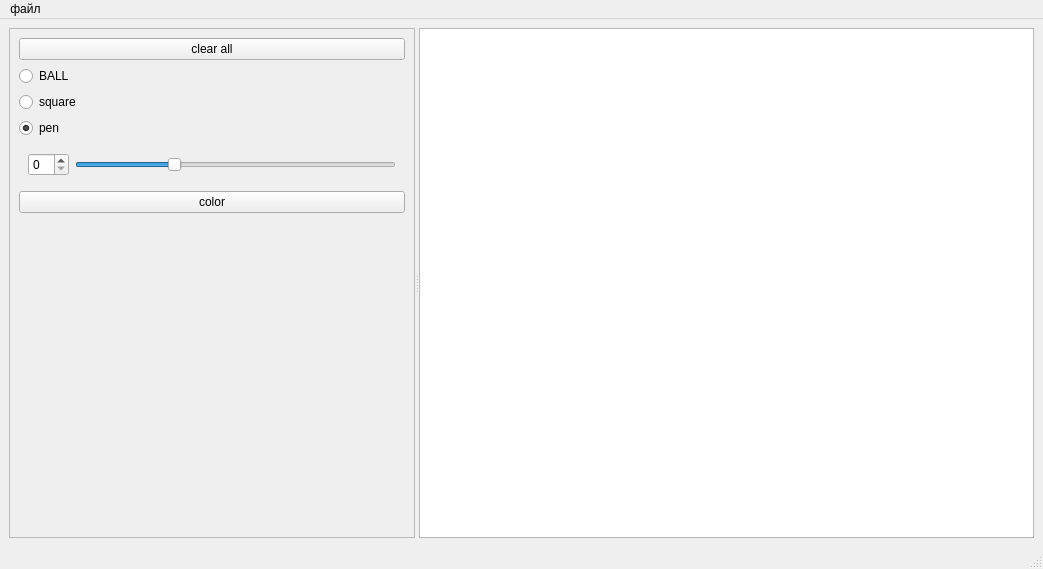
<?xml version="1.0" encoding="UTF-8"?>
<ui version="4.0">
 <class>MainWindow</class>
 <widget class="QMainWindow" name="MainWindow">
  <property name="geometry">
   <rect>
    <x>0</x>
    <y>0</y>
    <width>1043</width>
    <height>569</height>
   </rect>
  </property>
  <property name="windowTitle">
   <string>MainWindow</string>
  </property>
  <widget class="QWidget" name="centralwidget">
   <layout class="QGridLayout" name="gridLayout">
    <item row="0" column="0">
     <widget class="QSplitter" name="splitter">
      <property name="orientation">
       <enum>Qt::Horizontal</enum>
      </property>
      <property name="childrenCollapsible">
       <bool>false</bool>
      </property>
      <widget class="QFrame" name="frame">
       <property name="sizePolicy">
        <sizepolicy hsizetype="Fixed" vsizetype="Expanding">
         <horstretch>0</horstretch>
         <verstretch>0</verstretch>
        </sizepolicy>
       </property>
       <property name="minimumSize">
        <size>
         <width>150</width>
         <height>0</height>
        </size>
       </property>
       <property name="maximumSize">
        <size>
         <width>16777215</width>
         <height>16777215</height>
        </size>
       </property>
       <property name="frameShape">
        <enum>QFrame::StyledPanel</enum>
       </property>
       <property name="frameShadow">
        <enum>QFrame::Raised</enum>
       </property>
       <layout class="QVBoxLayout" name="verticalLayout_2">
        <item>
         <widget class="QPushButton" name="clear">
          <property name="text">
           <string>clear all</string>
          </property>
         </widget>
        </item>
        <item>
         <widget class="QRadioButton" name="elps">
          <property name="text">
           <string>BALL</string>
          </property>
         </widget>
        </item>
        <item>
         <widget class="QRadioButton" name="rect">
          <property name="text">
           <string>square</string>
          </property>
         </widget>
        </item>
        <item>
         <widget class="QRadioButton" name="pen">
          <property name="text">
           <string>pen</string>
          </property>
          <property name="checked">
           <bool>true</bool>
          </property>
         </widget>
        </item>
        <item>
         <widget class="QWidget" name="widget" native="true">
          <property name="sizePolicy">
           <sizepolicy hsizetype="Expanding" vsizetype="Fixed">
            <horstretch>0</horstretch>
            <verstretch>0</verstretch>
           </sizepolicy>
          </property>
          <layout class="QHBoxLayout" name="horizontalLayout">
           <item>
            <widget class="QSpinBox" name="brush_size_spinBox"/>
           </item>
           <item>
            <widget class="QSlider" name="brush_size_horizontalSlider">
             <property name="minimum">
              <number>0</number>
             </property>
             <property name="maximum">
              <number>10</number>
             </property>
             <property name="singleStep">
              <number>1</number>
             </property>
             <property name="value">
              <number>3</number>
             </property>
             <property name="orientation">
              <enum>Qt::Horizontal</enum>
             </property>
            </widget>
           </item>
          </layout>
         </widget>
        </item>
        <item>
         <widget class="QPushButton" name="clr_butt">
          <property name="text">
           <string>color</string>
          </property>
         </widget>
        </item>
        <item>
         <spacer name="verticalSpacer">
          <property name="orientation">
           <enum>Qt::Vertical</enum>
          </property>
          <property name="sizeHint" stdset="0">
           <size>
            <width>20</width>
            <height>40</height>
           </size>
          </property>
         </spacer>
        </item>
       </layout>
      </widget>
      <widget class="QGraphicsView" name="graphicsView">
       <property name="sizePolicy">
        <sizepolicy hsizetype="Expanding" vsizetype="Expanding">
         <horstretch>0</horstretch>
         <verstretch>0</verstretch>
        </sizepolicy>
       </property>
      </widget>
     </widget>
    </item>
   </layout>
  </widget>
  <widget class="QMenuBar" name="menubar">
   <property name="geometry">
    <rect>
     <x>0</x>
     <y>0</y>
     <width>1043</width>
     <height>22</height>
    </rect>
   </property>
   <widget class="QMenu" name="menu">
    <property name="title">
     <string>файл</string>
    </property>
    <addaction name="save"/>
    <addaction name="open"/>
   </widget>
   <addaction name="menu"/>
  </widget>
  <widget class="QStatusBar" name="statusbar"/>
  <action name="save">
   <property name="text">
    <string>Сохранить</string>
   </property>
   <property name="shortcut">
    <string>Ctrl+S</string>
   </property>
  </action>
  <action name="open">
   <property name="text">
    <string>Открыть</string>
   </property>
   <property name="shortcut">
    <string>Ctrl+O</string>
   </property>
  </action>
 </widget>
 <resources/>
 <connections/>
</ui>
